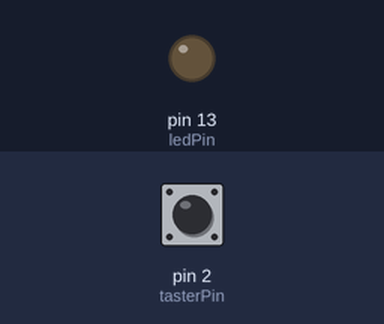
Simulated run of this sketch. Board: Arduino Uno, built with avr-gcc and run on an emulated ATmega328P. Parts: output pins drawn as LEDs (lit = HIGH). Inputs (shaded band) come from the test bench; at power-on: pin 2 (tasterPin) HIGH.

Above: at 1.2 s.
1.3 s: pin 2 (tasterPin) pulled LOW for 0.15 s
At 1.37 s:
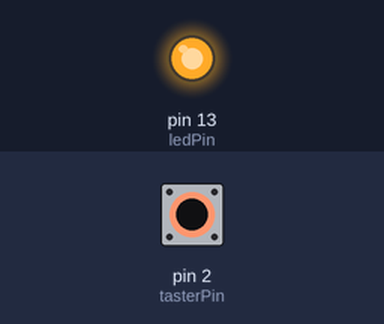
2.9 s: pin 2 (tasterPin) pulled LOW for 3.2 s
At 7.2 s:
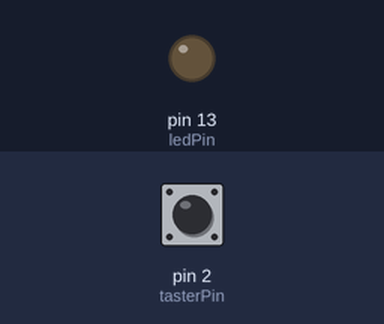
Timing chart, 0 to 8.7 s (numbered marks = the images above; inputs shaded):
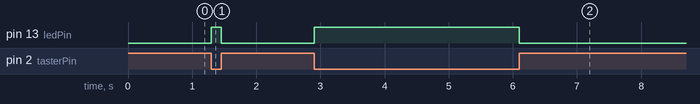

The sketch:

LED_Taster_PullDown.ino
```cpp
/*
  LED und Taster
  Schaltet eine LED ein solange ein Taster gedrückt ist
 */

int ledPin = 13;    // An Pin 13 wird die LED angeschlossen
                    // Name "ledPin" vergeben, damit die SW besser lesbar ist
int tasterPin = 2;  // An Pin 2 wird der Taster angeschlossen
int tasterStatus;   // Variable zur Aufnahme des Tasterstatus

// die folgende "setup" routine muss einmal im Programm stehen und wird nach einem RESET einmal durchlaufen:
void setup()
{
  pinMode(ledPin, OUTPUT);      // mit der Funktion "pinMode" wird der Pin "led" als Ausgang definiert
  pinMode(tasterPin, INPUT);    // "TasterPin"  als Eingang definieren
}

// die "loop" routine muss auch einmal im Programm stehen, wird aber immer wieder von vorne durchlaufen
// eine sogenannte Endlos-Schleife:
void loop()
{
  tasterStatus = digitalRead(tasterPin);  // Fkt. liest den Zustand des digitalen Pins ein
  if (tasterStatus == LOW)        // PULL-UP  Variante
    digitalWrite(ledPin, HIGH);   // schaltet die LED ein (HIGH ist ein 5V Spannungs-Pegel)
  else
    digitalWrite(ledPin, LOW);    // schaltet die LED aus (LOW ist ein 0V Spannungs-Pegel)
}
```

Measured:
- after the input at 1.3 s, pin 13 (ledPin): LOW → HIGH at once, → LOW 0.15 s later
- after the input at 2.9 s, pin 13 (ledPin): LOW → HIGH at once, → LOW 3.2 s later
